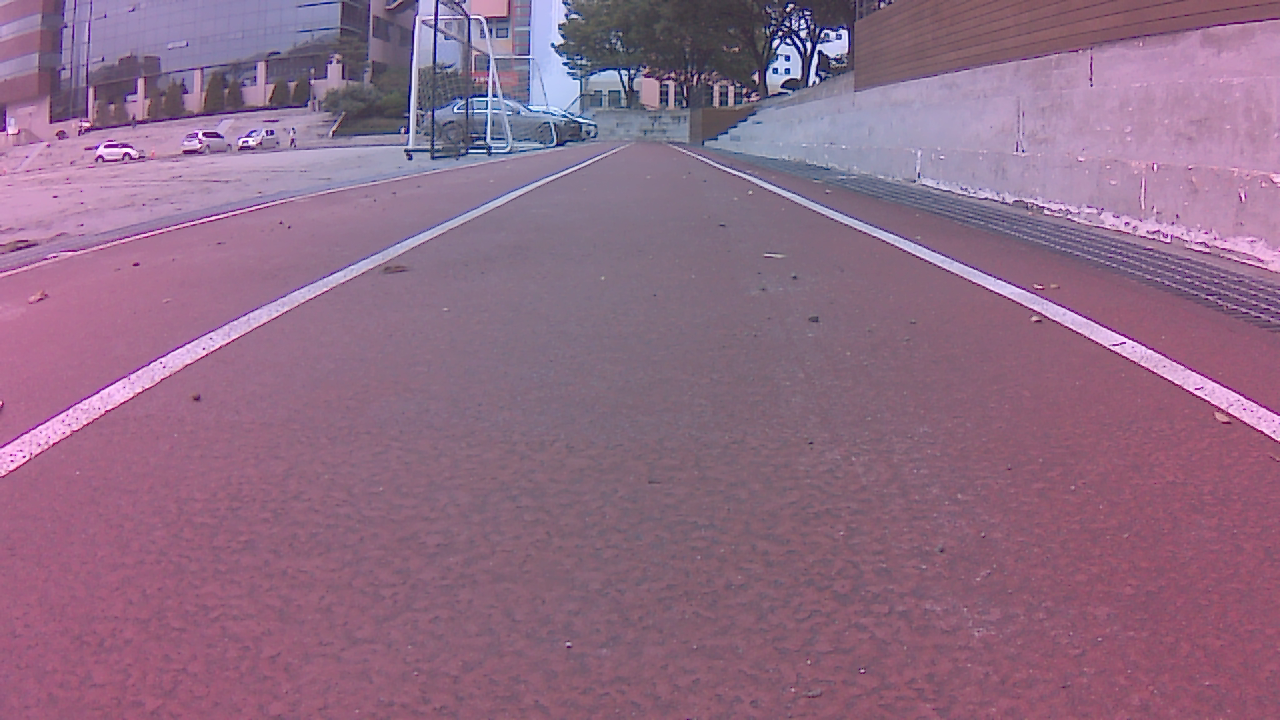
#> input picture curvature_test_img/16_14-58-21.png, 1280 x 720 px
$ python -i main.py   (imports and definitions only)
#> lines starting #> are read from the running program, lines starting #| are printed output that depends on the picture
### calibration_utils.py
# 이미지 왜곡 보정

import cv2
import numpy as np
import glob
import matplotlib.pyplot as plt
import os.path as path
import pickle


def lazy_calibration(func):
    """
    Decorator for calibration function to avoid re-computing calibration every time.
    매번 교정을 재계산하지 않도록 교정 기능을 위한 데코레이터.
    """
    calibration_cache = 'camera_cal/calibration_data.pickle'

    # [14 lines left out: function wrapper, not called in this run]

    return wrapper


# [90 lines left out: functions calibrate_camera, undistort, not called in this run]


# [10 lines that do not run on import are left out]

### line_utils.py
# 차선 검출

import numpy as np
import math
import cv2
import glob
import collections
import matplotlib.pyplot as plt
from calibration_utils import calibrate_camera, undistort
from binarization_utils import binarize
from perspective_utils import birdeye
from globals import ym_per_pix, xm_per_pix


print("=================================line_util.py=================================")

class Line:
    """
    Class to model a lane-line. 차선에 대한 모델
    """
    def __init__(self, buffer_len=10):

        # flag to mark if the line was detected the last iteration
        # 마지막 반복이 감지된 경우 표시할 플래그
        self.detected = False

        # polynomial coefficients fitted on the last iteration
        # 마지막 반복에 적합된 다항식 계수
        self.last_fit_pixel = None
        self.last_fit_meter = None

        # list of polynomial coefficients of the last N iterations
        # 마지막 N회 반복의 다항식 계수 리스트
        self.recent_fits_pixel = collections.deque(maxlen=buffer_len) # 최근 감지된 픽셀 저장 / 최대 10회 반복
        self.recent_fits_meter = collections.deque(maxlen=2 * buffer_len) # 최근 감지된 ? / 최대 20회 반복

        self.radius_of_curvature = None

        # store all pixels coords (x, y) of line detected
        # 검색된 선의 모든 픽셀좌표 저장
        self.all_x = None
        self.all_y = None

    # [61 lines left out: functions update_line, draw, average_fit, curvature, not called in this run]


    '''
    이전 차선 선 감지 단계에서 2차 다항식이 np.polyfit()을 사용하여 각 차선 선에 적합된다.
    이 함수는 곡선을 설명하는 3개의 계수, 즉 2차 항과 1차 항 모두의 계수에 편향을 더한 계수를 반환합니다.
    이 방정식에 따라 이 계수로부터 곡선의 곡률 반경을 계산할 수 있습니다.
    '''
    # [298 lines left out: functions curvature_meter, get_fits_by_sliding_windows, get_fits_by_previous_fits, draw_back_onto_the_road, not called in this run]

######################## 메인함수 ########################
# [21 lines that do not run on import are left out]

### main.py
# 아나콘다 환경
# 파이썬 3.8.5
# openCV 4.5.1


import cv2
import math
import os # Operating System의 약자로서 운영체제에서 제공되는 여러 기능을 파이썬에서 수행
import matplotlib.pyplot as plt # 데이터 시각화
from calibration_utils import calibrate_camera, undistort # 캘리변환
from binarization_utils import binarize # 이진변환
from perspective_utils import birdeye # 원근변환
from line_utils import get_fits_by_sliding_windows, draw_back_onto_the_road, Line, get_fits_by_previous_fits
from moviepy.editor import VideoFileClip # 영상처리
import numpy as np # 복잡한 수식 계산
from globals import xm_per_pix, time_window


# verbose = 과정샷 띄울건지 말건지

processed_frames = 0                    # counter of frames processed (when processing video) 가공된 프레임 수
line_lt = Line(buffer_len=time_window)  # line on the left of the lane 차선 왼쪽 라인
line_rt = Line(buffer_len=time_window)  # line on the right of the lane 차선 오른쪽 라인


# [79 lines left out: functions prepare_out_blend_frame, compute_offset_from_center, not called in this run]


def process_pipeline(frame, keep_state=True): # 인식된 차선 그리기
    """
    Apply whole lane detection pipeline to an input color frame.
    모든 인식된 차선을 컬러프레임으로 적용
    :param frame: input color frame
    :param keep_state: if True, lane-line state is conserved (this permits to average results)
    :return: output blend with detected lane overlaid
    """

    global line_lt, line_rt, processed_frames

    # undistort the image using coefficients found in calibration
    # 보정에 있는 계수를 사용해 영상의 정렬을 해제
    img_undistorted = undistort(frame, mtx, dist, verbose=False)

    # binarize the frame s.t. lane lines are highlighted as much as possible
    # 프레임 이진화, 가능한 많이 차선라인을 강조표시
    img_binary = binarize(img_undistorted, verbose=False)

    # compute perspective transform to obtain bird's eye view
    # 조감도 획득을 위한 원근법 변환 계산
    img_birdeye, M, Minv = birdeye(img_binary, verbose=False)

    # fit 2-degree polynomial curve onto lane lines found
    # 발견된 차선에 2차 다항식 곡선 적용
    # 주어진 이진 이미지의 어떤 픽셀이 레인 라인에 속하는지 식별
    if processed_frames > 0 and keep_state and line_lt.detected and line_rt.detected:
        line_lt, line_rt, img_fit = get_fits_by_previous_fits(img_birdeye, line_lt, line_rt, verbose=False)
    else:
        line_lt, line_rt, img_fit = get_fits_by_sliding_windows(img_birdeye, line_lt, line_rt, n_windows=9, verbose=False)

    # compute offset in meter from center of the lane
    # 차선 중앙에서 미터 단위로 오프셋 계산
    offset_meter = compute_offset_from_center(line_lt, line_rt, frame_width=frame.shape[1])

    # draw the surface enclosed by lane lines back onto the original frame
    # 차선으로 둘러싸인 표면을 원래의 프레임에 다시 그림
    blend_on_road = draw_back_onto_the_road(img_undistorted, Minv, line_lt, line_rt, keep_state)

    # stitch on the top of final output images from different steps of the pipeline
    # 파이프라인의 다른 단계에서 최종 출력 이미지 상단에 스티치
    blend_output = prepare_out_blend_frame(blend_on_road, img_binary, img_birdeye, img_fit, line_lt, line_rt, offset_meter)

    processed_frames += 1

    return blend_output

###################################### 메인 실행 함수 ######################################
# [32 lines not run here, left out]

>>> import cv2
>>> picture = cv2.imread('curvature_test_img/16_14-58-21.png', cv2.IMREAD_GRAYSCALE)
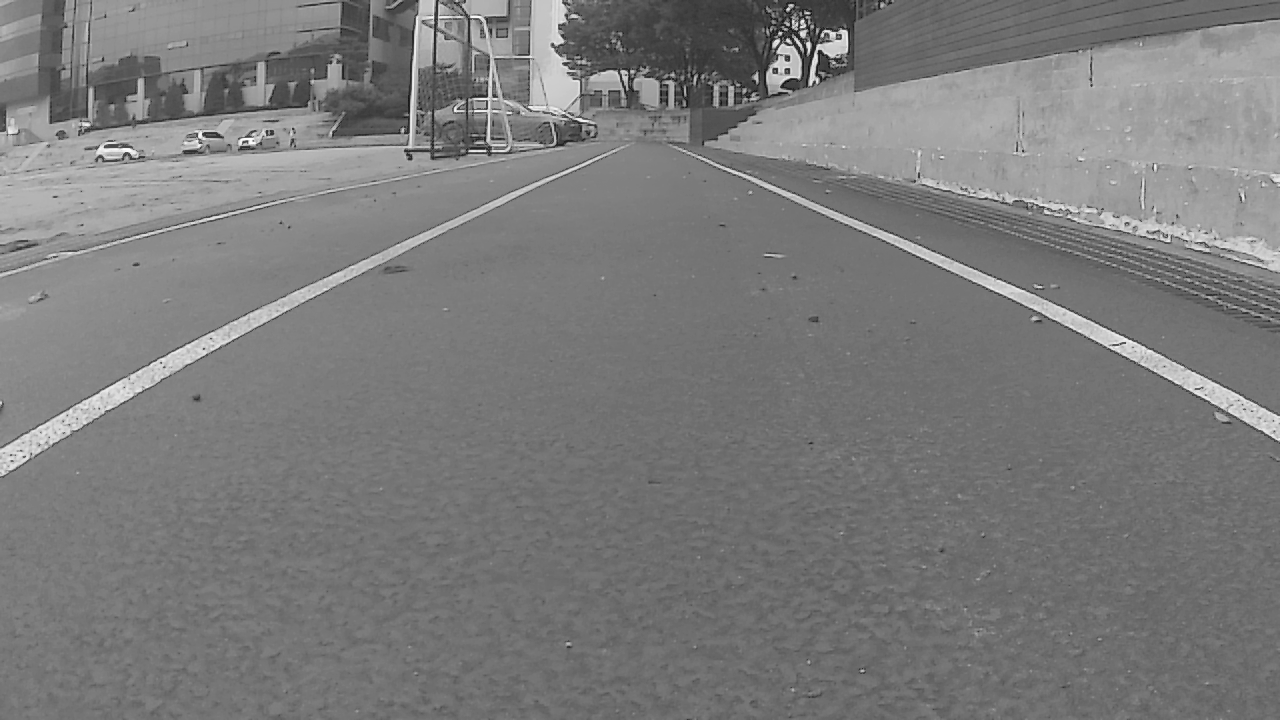
#> picture: shape (720, 1280); min 0, max 254, mean 123
>>> result = process_pipeline(picture)
#> (the run stopped early here; a loop or call above may not have finished)
